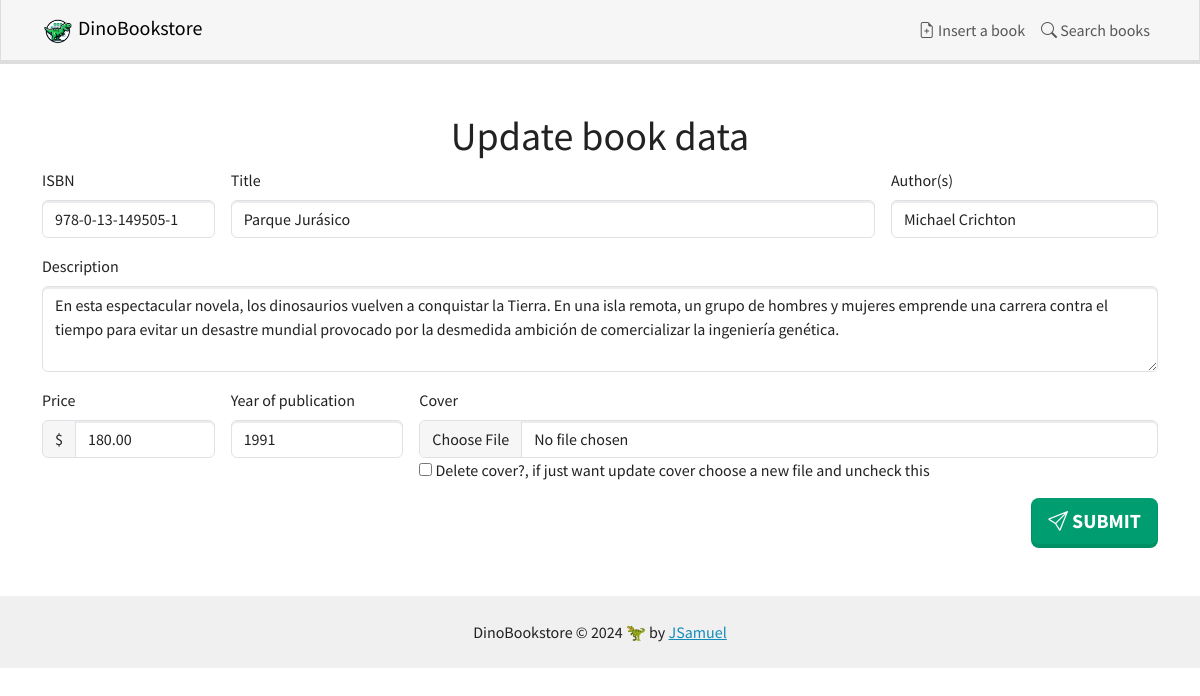
The app's page /?controller=books&action=edit&isbn=978-0-13-149505-1 with its own data.
### tables this page shows
CREATE TABLE IF NOT EXISTS `books` (
  `ISBN`        VARCHAR(17) NOT NULL,
  `title`       VARCHAR(64) NOT NULL,
  `author`      VARCHAR(64)     NULL DEFAULT 'Anonymous',
  `description` TEXT            NULL,
  `price`       DECIMAL(10,2)   NULL DEFAULT '0.0',
  `year`        YEAR        NOT NULL,
  `cover_url`   VARCHAR(255)    NULL DEFAULT 'defaultcover.svg',
  `status`      BOOLEAN         NULL DEFAULT TRUE,
  PRIMARY KEY (`ISBN`),
  UNIQUE (`title`)
);

### core/View.php (called while the page is built, shortened)
<?php
class View
{
  public function show(string $name, $vars = array())
  {
    $config = Config::getInstance();
    $path = $config->get('VIEWS_FOLDER') . $name;
    include($path);
  }
}

### core/FrontController.php (called while the page is built, shortened)
<?php
class FrontController
{
  static function main()
  {
    require './config.php';
    $action = $config->get('DEFAULT_ACTION');
    if (!empty($_GET['action']))
      $action = $_GET['action'];
    $controller = new $controller();
    $controller->$action();
  }
}

### index.php (called while the page is built)
<?php
require 'core/FrontController.php';
try {
  FrontController::main();
} catch (Exception $e) {
  echo $e->getMessage();
}

### core/DBManager.php (called while the page is built, shortened)
<?php
class DBManager
{
  private static ?DBManager $instance = null;
  private ?PDO $db = null;
  public static function getInstance(): DBManager
  {
    if (is_null(self::$instance)) {
      self::$instance = new self();
    }
    return self::$instance;
  }
  public function getConnection(): PDO
  {
    if (is_null($this->db)) {
      $config = Config::getInstance();
      $host = $config->get('dbhost');
      $dbname = $config->get('dbname');
      $dbuser = $config->get('dbuser');
      $dbpass = $config->get('dbpass');
      $this->db = new PDO("mysql:host=$host;dbname=$dbname", $dbuser, $dbpass);
      $this->db->setAttribute(PDO::ATTR_ERRMODE, PDO::ERRMODE_EXCEPTION);
      $this->db->setAttribute(PDO::ATTR_DEFAULT_FETCH_MODE, PDO::FETCH_ASSOC);
    }
    return $this->db;
  }
}

### core/Config.php (called while the page is built, shortened)
<?php
class Config
{
  private array $vars;
  private static $instance;
  private function __construct()
  {
    $this->vars = array();
  }
  public function set(string $name, $value)
  {
    if (!isset($this->vars[$name]))
      $this->vars[$name] = $value;
  }
  public function get(string $name)
  {
    if (isset($this->vars[$name]))
      return $this->vars[$name];
  }
  public static function getInstance(): Config
  {
    if (!isset(self::$instance)) {
      self::$instance = new $class();
    }
    return self::$instance;
  }
}

### core/Base_Model.php (called while the page is built, shortened)
<?php
abstract class Base_Model
{
  public function __construct()
  {
    $this->db = DBManager::getInstance()->getConnection();
  }
}

### models/Books_Model.php (called while the page is built, shortened)
<?php
class Books_Model extends Base_Model
{
  function getBook($isbn)
  {
    $query = 'SELECT * FROM books WHERE isbn = ? AND status = TRUE';
    $stmt = $this->db->prepare($query);
    $stmt->execute(array($isbn));
    $book = $stmt->fetch();
    return $book;
  }
}

### views/books_edit.php (the view, shortened to what this page needs)
<?php include 'partials/header.php'; ?>
<div class="container mt-5">
  <h1 class="text-center">Update book data</h1>
  <form action="?controller=books&action=edit&isbn=<?= $book['ISBN']; ?>" method="post" enctype="multipart/form-data">
    <div class="row g-3 mb-3">
      <div class="col-12 col-md-3 col-xl-2">
        <label for="isbn" class="form-label">ISBN</label>
        <input type="text" class="form-control" id="isbn" name="isbn" value="<?= $book['ISBN']; ?>" maxlength="17" placeholder="###-#-##-######-#" required>
      </div>
      <div class="col-12 col-md-5 col-lg-6 col-xl-7">
        <label for="title" class="form-label">Title</label>
        <input type="text" class="form-control" id="title" name="title" value="<?= $book['title']; ?>" maxlength="64" required>
      </div>
      <div class="col-12 col-md-4 col-lg-3">
        <label for="author" class="form-label">Author(s)</label>
        <input type="text" class="form-control" id="author" name="author" value="<?= $book['author']; ?>" maxlength="64">
      </div>
      <div class="col-12">
        <label for="description" class="form-label">Description</label>
        <textarea id="description" name="description" class="form-control" rows="3" required><?= $book['description']; ?></textarea>
      </div>
      <div class="col-12 col-sm-6 col-md-3 col-lg-2">
        <label for="price" class="form-label">Price</label>
        <div class="input-group">
          <span class="input-group-text">$</span>
          <input type="number" class="form-control" aria-label="Amount (to the nearest dollar)" value="<?= $book['price']; ?>" min="0" step="0.5" id="price" name="price">
        </div>
      </div>
      <div class="col-12 col-sm-6 col-md-3 col-lg-2">
        <label for="year" class="form-label">Year of publication</label>
        <input type="number" class="form-control" placeholder="2000" min="0" max="2024" id="year" name="year" value="<?= $book['year']; ?>" required>
      </div>
      <div class="col-12 col-md-6 col-lg-8">
        <label for="coverURL" class="form-label">Cover</label>
        <input class="form-control" type="file" accept="image/*" id="coverURL" name="cover_url" value="<?= $book['cover_url']; ?>">
        <label>
          <input type="checkbox" name="noCover">
          Delete cover?, if just want update cover choose a new file and uncheck this
        </label>
      </div>
    </div>
    <button type="submit" class="btn btn-primary btn-lg d-block ms-auto">
      <i class="bi bi-send"></i>
      Submit
    </button>
  </form>
</div>
<?php include 'partials/footer.php'; ?>

### records on screen
books: isbn "978-0-13-149505-1", title "Parque Jurásico", author "Michael Crichton", description "En esta espectacular novela, los dinosaurios vuelven a conquistar la Tierra. En una isla remota, un grupo de hombres y mujeres emprende una carrera contra el tiempo para evitar un desastre mundial provocado por la desmedida ambición de comercializar la ingeniería genética.", price "180.00", year "1991"
